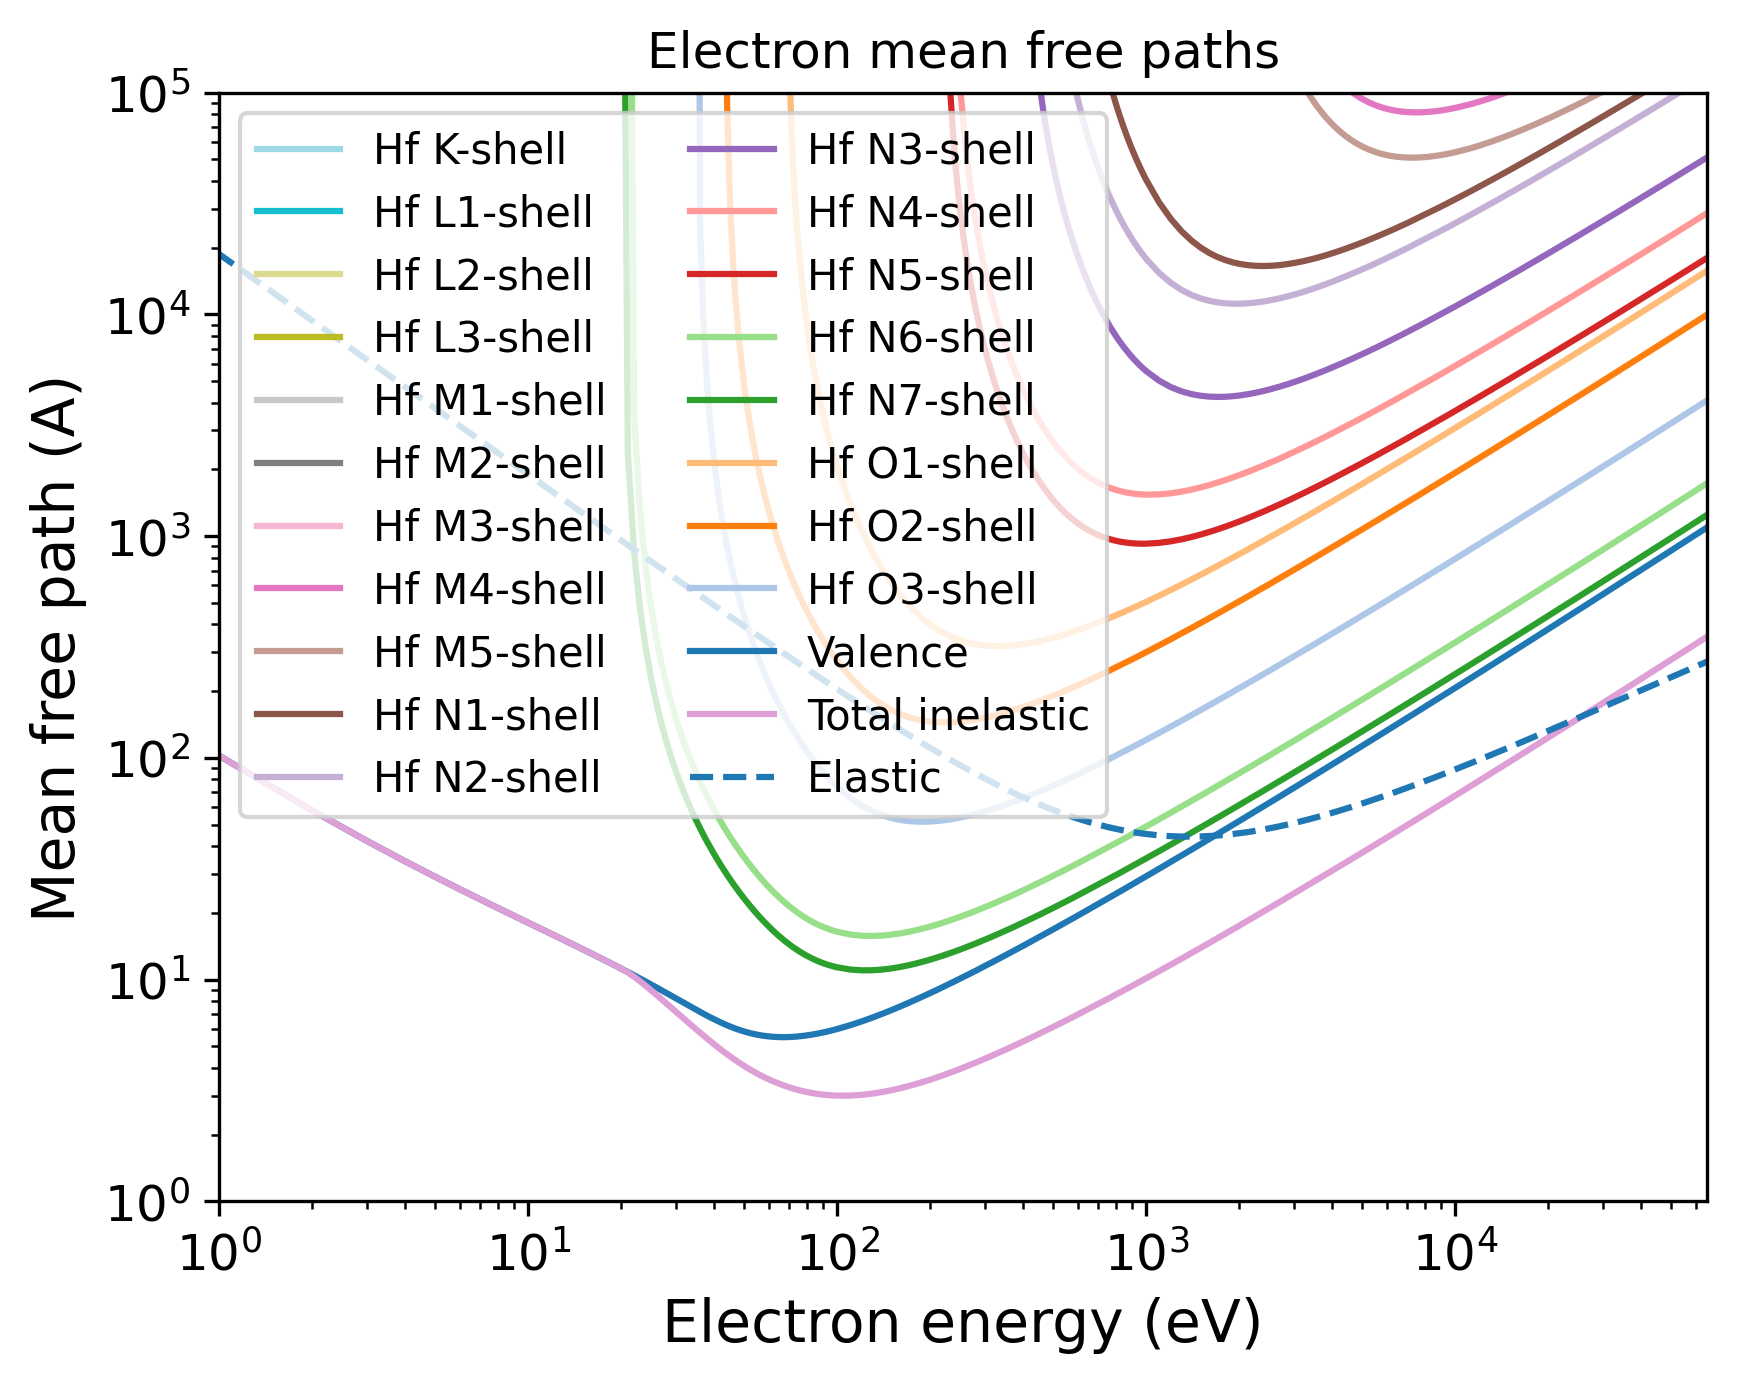

The Python source for this figure:
import pandas as pd
import numpy as np
import matplotlib.pyplot as plt
import matplotlib.cm as cm
# Set the format:
plt.xlabel("Electron energy (eV)", fontsize=14)
plt.ylabel("Mean free path (A)", fontsize=14)
plt.xticks(fontsize=12)
plt.yticks(fontsize=12)
plt.grid(False)
# Set the axes:
# Read the output file:
df = pd.read_csv(r"OUTPUT_Hf_Electron_IMFP.dat", sep=r'\s+', header=None, comment="#", skipinitialspace=True)
plt.xscale("log")
plt.yscale("log")
# Prepare the plot:
columns_to_plot = [ 1, 2, 3, 4, 5, 6, 7, 8, 9, 10, 11, 12, 13, 14, 15, 16, 17, 18, 19, 20, 21]
labels = [ "Hf K-shell", "Hf L1-shell", "Hf L2-shell", "Hf L3-shell", "Hf M1-shell", "Hf M2-shell", "Hf M3-shell", "Hf M4-shell", "Hf M5-shell", "Hf N1-shell", "Hf N2-shell", "Hf N3-shell", "Hf N4-shell", "Hf N5-shell", "Hf N6-shell", "Hf N7-shell", "Hf O1-shell", "Hf O2-shell", "Hf O3-shell", "Valence", "Total inelastic"]
# Create N distinct colors from a colormap
N = len(columns_to_plot)
colors = np.vstack([plt.cm.tab20(np.linspace(1, 0, 20)), plt.cm.tab20b(np.linspace(1, 0, 20))])
# Set line styles:
linestyles = [ "-", "-", "-", "-", "-", "-", "-", "-", "-", "-", "-", "-", "-", "-", "-", "-", "-", "-", "-", "-", "-"]
for i, col in enumerate(columns_to_plot):
    color = colors[i % len(colors)]
    ls    = linestyles[i % len(linestyles)]
    label = labels[i % len(labels)]
    plt.plot(df.iloc[:, 0], df.iloc[:, col],
    color=color,
    label=label,
    linestyle=ls)
# Add a curve from the second file
df2 = pd.read_csv(r"OUTPUT_Hf_Electron_EMFP.dat", sep=r'\s+', header=None, comment="#", skipinitialspace=True)
columns_to_plot2 = [ 2]
labels2 = [ "Elastic"]
# Create second part of the plot:
for col, label in zip(columns_to_plot2, labels2):
    plt.plot(df2.iloc[:, 0], df2.iloc[:, col], label=label, linestyle="--")
plt.xlim(1.00000000,65350.00100000)
plt.ylim(1.00000000,100000.00000000)
plt.title("Electron mean free paths")
plt.legend(loc="best", fontsize=10, ncol=2)
# Save the plot in this format:
plt.savefig("OUTPUT_MFP_electron.png", dpi=300, bbox_inches="tight")
